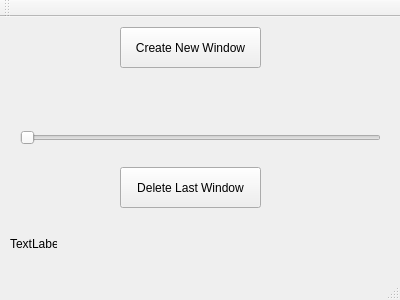
<?xml version="1.0" encoding="UTF-8"?>
<ui version="4.0">
 <class>MainWindow</class>
 <widget class="QMainWindow" name="MainWindow">
  <property name="geometry">
   <rect>
    <x>0</x>
    <y>0</y>
    <width>400</width>
    <height>300</height>
   </rect>
  </property>
  <property name="windowTitle">
   <string>MainWindow</string>
  </property>
  <widget class="QWidget" name="centralWidget">
   <widget class="QPushButton" name="CreateButton">
    <property name="geometry">
     <rect>
      <x>120</x>
      <y>10</y>
      <width>141</width>
      <height>41</height>
     </rect>
    </property>
    <property name="text">
     <string>Create New Window</string>
    </property>
   </widget>
   <widget class="QPushButton" name="DeleteButton">
    <property name="geometry">
     <rect>
      <x>120</x>
      <y>150</y>
      <width>141</width>
      <height>41</height>
     </rect>
    </property>
    <property name="text">
     <string>Delete Last Window</string>
    </property>
   </widget>
   <widget class="QSlider" name="horizontalSlider">
    <property name="geometry">
     <rect>
      <x>20</x>
      <y>110</y>
      <width>361</width>
      <height>22</height>
     </rect>
    </property>
    <property name="orientation">
     <enum>Qt::Horizontal</enum>
    </property>
   </widget>
   <widget class="QLabel" name="label">
    <property name="geometry">
     <rect>
      <x>10</x>
      <y>220</y>
      <width>47</width>
      <height>13</height>
     </rect>
    </property>
    <property name="text">
     <string>TextLabel</string>
    </property>
   </widget>
  </widget>
  <widget class="QMenuBar" name="menuBar">
   <property name="geometry">
    <rect>
     <x>0</x>
     <y>0</y>
     <width>400</width>
     <height>21</height>
    </rect>
   </property>
  </widget>
  <widget class="QToolBar" name="mainToolBar">
   <attribute name="toolBarArea">
    <enum>TopToolBarArea</enum>
   </attribute>
   <attribute name="toolBarBreak">
    <bool>false</bool>
   </attribute>
  </widget>
  <widget class="QStatusBar" name="statusBar"/>
 </widget>
 <layoutdefault spacing="6" margin="11"/>
 <resources/>
 <connections/>
</ui>
